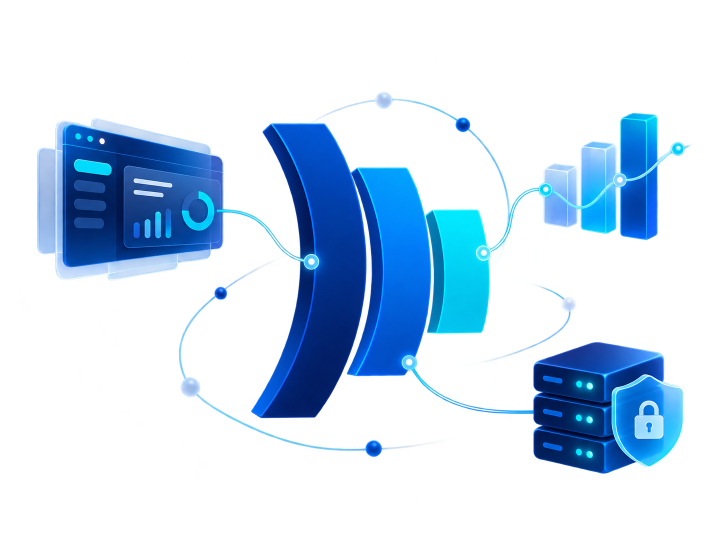
#> input picture assets/images/numerika360-technologie.png, 1448 x 1086 px (shown at 1/2 size)
$ python optimize-assets.py
#> lines starting #> are read from the running program, lines starting #| are printed output that depends on the picture
"""Generate web assets from the preserved originals (requires Pillow)."""
from pathlib import Path
from PIL import Image

ROOT = Path(__file__).resolve().parents[1]
# The two trusted brand exports exceed Pillow's default pixel warning threshold.
Image.MAX_IMAGE_PIXELS = 150_000_000


def export(source, target, size, *, crop=None, lossless=True):
#> called with size = (640, 480), lossless = False
    with Image.open(ROOT / source) as image:
#> image is the input picture: PIL image 1448x1086 RGBA; mean R, G, B, A 8.3, 32.2, 54.8, 58.8
        image = image.convert("RGBA")
        if crop:
            image = image.crop(crop)
        image.thumbnail(size, Image.Resampling.LANCZOS)
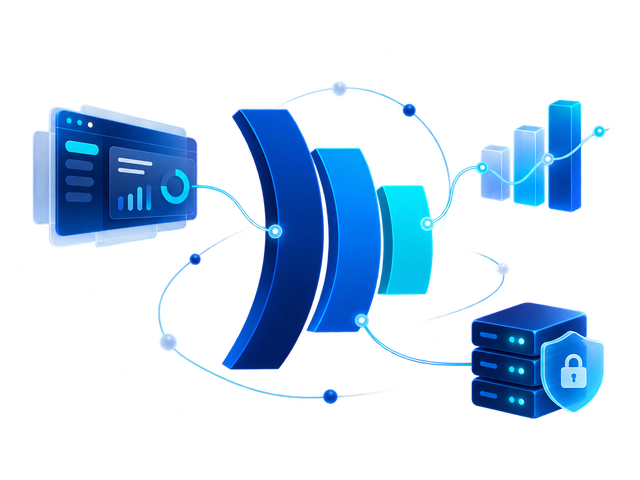
#> image: PIL image 640x480 RGBA; mean R, G, B, A 8.6, 32.1, 54.2, 58.8; transparent parts drawn white
        output = ROOT / target
        if output.suffix == ".webp":
            image.save(output, lossless=lossless, quality=85, method=6)
        else:
            image.save(output, optimize=True)
        print(f"{target}: {image.width}x{image.height}, {output.stat().st_size:,} bytes")
#| assets/images/numerika360-technologie-640.webp: 640x480, 54,772 bytes


for width in (640, 1120):
    export("assets/images/numerika360-technologie.png",
           f"assets/images/numerika360-technologie-{width}.webp",
           (width, width * 3 // 4), lossless=False)

# Match the old centered 468% CSS background crop, without its huge empty canvas.
for source, target in (("motifs-40.png", "motif-outline.webp"),
                       ("motifs en blanc-39.png", "motif-white.webp")):
    export(f"assets/icons/{source}", f"assets/icons/{target}",
           (960, 1600), crop=(4914, 1941, 7586, 6393))
#> (the run stopped early here; a loop or call above may not have finished)
